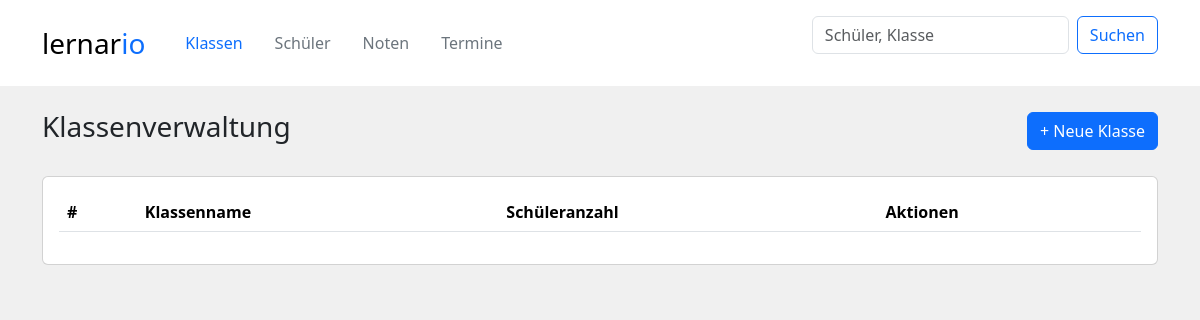
/klassen/, run on an earlier commit of the app's database.
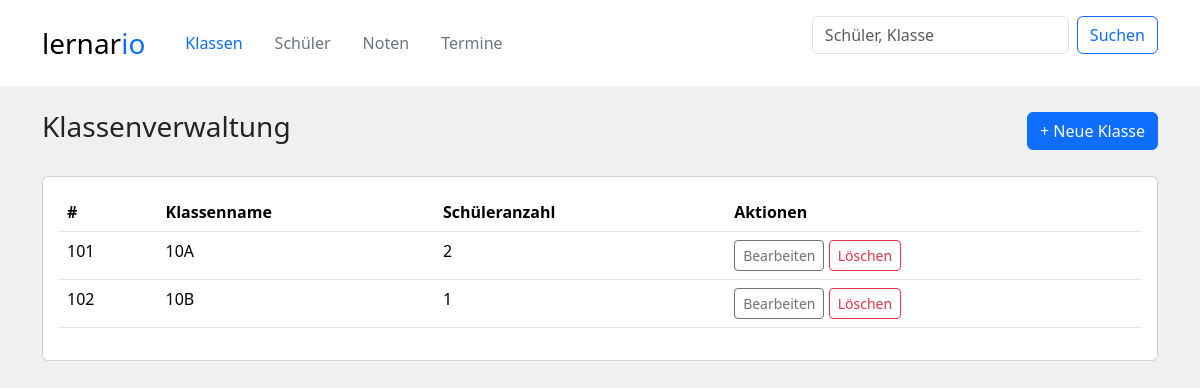
And on a later commit of the database.
### tables this page shows
CREATE TABLE klassen (
    klasse_id INTEGER PRIMARY KEY,
    klassenname TEXT,
    einschulungsjahr INTEGER
);

### controllers/class_controller.py (the view)
@klassen_bp.route('/', methods=['GET'])
def uebersicht():
    klassen_liste = class_service.get_all_classes_with_students_count()
    return render_template('klassenverwaltung.html', klassen_liste=klassen_liste, active_page="klassen")

### services/class_service.py (called while the page is built)
def get_all_classes_with_students_count():
    return query_db("""
        select klassen.klasse_id, klassen.klassenname, COUNT(DISTINCT schueler.schueler_id) as schueler_anzahl from schueler
        join klassen on schueler.klasse_id = klassen.klasse_id
        group by klassen.klasse_id
    """)

### services/sqllite_db.py (called while the page is built)
def query_db(query, params=(), commit=False):
    with sqlite3.connect(DB_PATH) as conn:
        conn.execute("PRAGMA foreign_keys = ON")#Wichtig damit ON DELETE CASCADE funktioniert
        conn.row_factory = sqlite3.Row
        cursor = conn.cursor()
        cursor.execute(query, params)
        if commit:
            conn.commit()
        data = cursor.fetchall()
        return [dict(row) for row in data]

### templates/klassenverwaltung.html (shortened to what this page needs)
{% extends "components/layout.html" %}
{% block content %}
<div class="container py-4">
    <div class="d-flex justify-content-between align-items-center mb-4">
        <h3>Klassenverwaltung</h3>
        <button class="btn btn-primary" data-bs-toggle="modal" data-bs-target="#klasseModal">+ Neue Klasse</button>
    </div>
    <div class="card p-3">
        <table class="table table-hover">
            <thead>
                <tr>
                    <th>#</th>
                    <th>Klassenname</th>
                    <th>Schüleranzahl</th>
                    <th>Aktionen</th>
                </tr>
            </thead>
            <tbody>
                {% for klasse in klassen_liste %}
                <tr>
                    <td>{{ klasse.klasse_id }}</td>
                    <td>{{ klasse.klassenname }}</td>
                    <td>{{ klasse.schueler_anzahl }}</td>
                    <td>
                        <a href="{{ url_for('klassen.bearbeiten', klasse_id=klasse.klasse_id) }}" class="btn btn-sm btn-outline-secondary">Bearbeiten</a>
                        <a href="{{ url_for('klassen.loeschen', klasse_id=klasse.klasse_id) }}" class="btn btn-sm btn-outline-danger">Löschen</a>
                    </td>
                </tr>
                {% endfor %}
            </tbody>
        </table>
    </div>
</div>
{% endblock %}

What changed in the data, as far as the page shows it:
added klassen: klasse_id "101", klassenname "10A", schueler_anzahl "2"
added klassen: klasse_id "102", klassenname "10B", schueler_anzahl "1"
